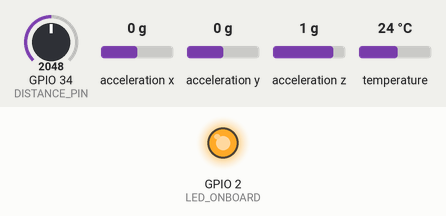
Simulated run of this program. Board: ESP32. Parts: output pins drawn as LEDs (lit = HIGH). Wiring (from diagram.json): MPU-6050 motion sensor at I2C address 0x68. Inputs (shaded band) come from the test bench; at power-on: temperature 24 °C, GPIO 34 (DISTANCE_PIN) = 2048, acceleration x 0 g, acceleration y 0 g, acceleration z 1 g. WiFi joins after 1.5 s; servers stay silent unless stated; EEPROM starts erased; no radio packets arrive unless stated; no MQTT or app messages arrive unless stated; not simulated (calls return 0 or success): secrets.h.example; pins used as bus, display or sensor lines are not drawn; what the program prints to the serial monitor is not drawn.

Above: at 1.1 s.
At 3.7 s:
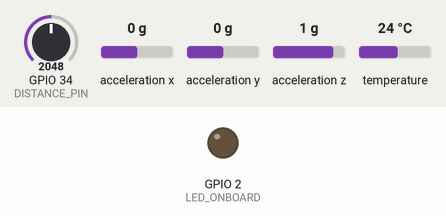
3.8 s: temperature set to 40 °C
Timing chart, 0 to 17.6 s (numbered marks = the images above; inputs shaded):
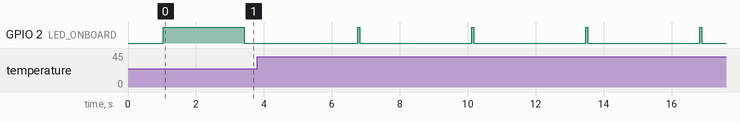

The program:

main.cpp
```cpp
#include <Adafruit_MPU6050.h>
#include <Adafruit_Sensor.h>
#include <DallasTemperature.h>
#include <LoRa.h>
#include <OneWire.h>
#include <Preferences.h>
#include <PubSubClient.h>
#include <WiFi.h>
#include <Wire.h>

// --- PIN DEFINITIONS (COLLAR NODE) ---
#define ONE_WIRE_BUS 4
#define DISTANCE_PIN 34
#define LED_ONBOARD 2

// LoRa SX1278 (Ra-01 433MHz) Pins
#define LORA_CS 5
#define LORA_RST 14
#define LORA_DIO0 26

OneWire oneWire(ONE_WIRE_BUS);
DallasTemperature sensors(&oneWire);
Adafruit_MPU6050 mpu;
Preferences flashStorage;

// --- Wi-Fi & MQTT Configuration ---
#if __has_include("secrets.h")
#include "secrets.h"
#else
#include "secrets.h.example"
#endif

const char *ssid = WIFI_SSID;
const char *password = WIFI_PASSWORD;
const char *mqtt_server = "broker.hivemq.com";
const char *mqtt_topic = "capstone/livestock/telemetry";

WiFiClient espClient;
PubSubClient client(espClient);
String clientId;

// --- SENSOR & HARDWARE STATUS GLOBALS ---
bool mpuReady = false;
bool isMpuDirect = false;
uint8_t mpuDirectAddr = 0x68;
bool loraReady = false;
float smoothedTemp = 38.5; // Baseline bovine temp (°C)
const float EMA_ALPHA = 0.6;
bool isFirstReading = true;
unsigned long lastMqttRetry = 0;

// Scan I2C bus to detect connected devices (MPU6050/6500)
void scanI2CDevices() {
  Serial.println("[I2C SCAN] Scanning I2C bus (SDA=21, SCL=22)...");
  byte count = 0;
  for (byte i = 8; i < 120; i++) {
    Wire.beginTransmission(i);
    if (Wire.endTransmission() == 0) {
      Serial.print(" -> Found device at 0x");
      if (i < 16)
        Serial.print("0");
      Serial.println(i, HEX);
      count++;
    }
  }
  if (count == 0) {
    Serial.println(
        " -> No I2C devices responded. Check MPU VCC/GND/SDA/SCL wiring.");
  }
}

// 1. Stabilized 32x Burst Oversampling Distance Filter (eliminates ADC RF jitter)
int readStableDistance() {
  long sum = 0;
  for (int i = 0; i < 32; i++) {
    sum += analogRead(DISTANCE_PIN);
    delayMicroseconds(150);
  }
  int avg = sum / 32;
  int dist = map(avg, 0, 4095, 0, 1000);
  dist = constrain(dist, 0, 1000);

  static int lastStable = 0;
  // ±10m deadband filter: ignores small noise ripples
  if (abs(dist - lastStable) > 10 || lastStable == 0) {
    lastStable = dist;
  }
  return lastStable;
}

// 2. Temperature Filter (EMA) with Disconnect Guard
float readFilteredTemperature() {
  sensors.requestTemperatures();
  float rawTemp = sensors.getTempCByIndex(0);

  // Reject hardware disconnect (-127C) or power-on default (+85C)
  if (rawTemp <= -50.0 || rawTemp == 85.0 || rawTemp == DEVICE_DISCONNECTED_C) {
    return smoothedTemp;
  }

  if (isFirstReading) {
    smoothedTemp = rawTemp;
    isFirstReading = false;
  } else {
    smoothedTemp = (EMA_ALPHA * rawTemp) + ((1.0 - EMA_ALPHA) * smoothedTemp);
  }
  return smoothedTemp;
}

// 2. 3-Axis Gravity-Compensated Dynamic Acceleration
float calculateDynamicAcceleration(float ax, float ay, float az) {
  float totalMagnitude = sqrt((ax * ax) + (ay * ay) + (az * az));
  return fabs(totalMagnitude - 9.81);
}

// 3. Flash Memory Fallback Archiver
void saveToFlashFallback(String payload) {
  flashStorage.begin("telemetry_bak", false);
  int count = flashStorage.getInt("count", 0);
  if (count < 20) {
    String key = "pkt_" + String(count);
    flashStorage.putString(key.c_str(), payload);
    flashStorage.putInt("count", count + 1);
    Serial.println("[FLASH FALLBACK] Offline: Saved packet #" +
                   String(count + 1) + " to NVS: " + payload);
  } else {
    Serial.println("[FLASH FALLBACK] NVS buffer full!");
  }
  flashStorage.end();
}

// 4. Auto-Stream Backlogged Packets on Reconnect
void flushFlashBacklog() {
  flashStorage.begin("telemetry_bak", false);
  int count = flashStorage.getInt("count", 0);
  if (count > 0) {
    Serial.println("[FLASH FALLBACK] Reconnected! Flushing " + String(count) +
                   " backlogged packets...");
    for (int i = 0; i < count; i++) {
      String key = "pkt_" + String(i);
      String savedPayload = flashStorage.getString(key.c_str(), "");
      if (savedPayload.length() > 0) {
        client.publish(mqtt_topic, savedPayload.c_str());
        Serial.println("[BACKLOG SENT] " + savedPayload);
        delay(100);
      }
    }
    flashStorage.clear();
  }
  flashStorage.end();
}

// 5. Non-Blocking Wi-Fi Setup with Timeout
void setup_wifi() {
  Serial.println("\n[WIFI] Connecting to SSID: " + String(ssid));
  WiFi.mode(WIFI_STA);
  WiFi.begin(ssid, password);

  unsigned long startAttempt = millis();
  while (WiFi.status() != WL_CONNECTED && millis() - startAttempt < 4000) {
    delay(500);
    Serial.print(".");
  }

  if (WiFi.status() == WL_CONNECTED) {
    Serial.println("\n[WIFI] Connected! IP Address: " +
                   WiFi.localIP().toString());
  } else {
    Serial.println(
        "\n[WIFI WARN] Connection timed out. Will retry in background loop.");
  }
}

// 6. Non-Blocking MQTT Reconnect
void reconnect_mqtt() {
  if (WiFi.status() != WL_CONNECTED) {
    if (millis() - lastMqttRetry > 5000) {
      lastMqttRetry = millis();
      WiFi.reconnect();
    }
    return;
  }

  if (!client.connected() && (millis() - lastMqttRetry > 3000)) {
    lastMqttRetry = millis();
    Serial.print("[MQTT] Connecting to broker.hivemq.com (Client ID: " +
                 clientId + ")...");
    if (client.connect(clientId.c_str())) {
      Serial.println(" CONNECTED!");
      flushFlashBacklog();
    } else {
      Serial.println(" Failed (rc=" + String(client.state()) +
                     "). Fallback to NVS.");
    }
  }
}

void setup() {
  Serial.begin(115200);
  delay(1000);
  Serial.println("\n=========================================");
  Serial.println("   LIVESTOCK WEARABLE NODE INITIALIZING   ");
  Serial.println("=========================================");

  // Unique MQTT client ID to prevent broker collisions
  clientId = "Node_TX_" + String((uint32_t)ESP.getEfuseMac(), HEX);

  // Initialize I2C Bus on GPIO 21 (SDA) and GPIO 22 (SCL) with timeout
  Wire.begin(21, 22);
  Wire.setTimeOut(50);
  Serial.println("[INIT] I2C bus initialized on SDA=21, SCL=22");

  // Initialize Temperature Sensor (DS18B20 on GPIO 4)
  sensors.begin();
  Serial.println("[INIT] DS18B20 Temperature bus started on GPIO 4");

  // Initialize IMU via robust Direct Register Driver (supports MPU6050, MPU6500, MPU9250)
  Wire.setClock(50000);
  uint8_t testAddrs[] = {0x68, 0x69};
  for (int a = 0; a < 2; a++) {
    uint8_t addr = testAddrs[a];
    Wire.beginTransmission(addr);
    byte err = Wire.endTransmission(true);
    if (err == 0) {
      // Device acknowledged address, now read WHO_AM_I register (0x75)
      Wire.beginTransmission(addr);
      Wire.write(0x75);
      if (Wire.endTransmission(true) == 0 && Wire.requestFrom((uint8_t)addr, (uint8_t)1) == 1) {
        uint8_t who = Wire.read();
        Serial.printf("[INIT OK] Detected MPU chip at 0x%02X (WHO_AM_I=0x%02X)\n", addr, who);
        // Wake up chip (clear SLEEP bit in PWR_MGMT_1 reg 0x6B)
        Wire.beginTransmission(addr);
        Wire.write(0x6B);
        Wire.write(0x00);
        Wire.endTransmission(true);
        // Set range +/- 8g in ACCEL_CONFIG reg 0x1C
        Wire.beginTransmission(addr);
        Wire.write(0x1C);
        Wire.write(0x10);
        Wire.endTransmission(true);
        mpuReady = true;
        isMpuDirect = true;
        mpuDirectAddr = addr;
        Serial.println("[INIT OK] Universal MPU-9250/6500/6050 driver activated!");
        break;
      }
    }
  }
  if (!mpuReady) {
    Serial.println(
        "[INIT WARN] MPU not detected. Continuing with 0.0 m/s^2 baseline.");
  }

  // Potentiometer on GPIO 34
  pinMode(DISTANCE_PIN, INPUT);
  Serial.println("[INIT] Geofence Potentiometer on GPIO 34 (ADC1)");

  // Onboard Activity LED
  pinMode(LED_ONBOARD, OUTPUT);
  digitalWrite(LED_ONBOARD, HIGH);

  // Initialize 433 MHz LoRa Radio (Ra-01 / SX1278)
  pinMode(LORA_CS, OUTPUT);
  digitalWrite(LORA_CS, HIGH);
  SPI.begin(18, 19, 23);

  // Hardware Pulse on LoRa RST pin (GPIO 14) to wake up SX1278
  pinMode(LORA_RST, OUTPUT);
  digitalWrite(LORA_RST, LOW);
  delay(10);
  digitalWrite(LORA_RST, HIGH);
  delay(10);

  // Diagnostic SPI Read on RegVersion (0x42)
  SPI.beginTransaction(SPISettings(1000000, MSBFIRST, SPI_MODE0));
  digitalWrite(LORA_CS, LOW);
  SPI.transfer(0x42 & 0x7F);
  uint8_t loraVersion = SPI.transfer(0x00);
  digitalWrite(LORA_CS, HIGH);
  SPI.endTransaction();
  Serial.print("[LORA DIAG] Raw SX1278 RegVersion read: 0x");
  if (loraVersion < 16) Serial.print("0");
  Serial.print(loraVersion, HEX);
  if (loraVersion == 0x12) {
    Serial.println(" (SX1278 DETECTED!)");
  } else if (loraVersion == 0x00) {
    Serial.println(" (ERROR: MISO/SCK grounded or CS pin not toggling)");
  } else if (loraVersion == 0xFF) {
    Serial.println(" (ERROR: MISO floating, module unpowered, or wrong pins)");
  } else {
    Serial.println(" (UNEXPECTED CHIP VERSION)");
  }

  LoRa.setPins(LORA_CS, LORA_RST, LORA_DIO0);
  LoRa.setSPI(SPI);
  if (!LoRa.begin(433E6)) {
    Serial.println("[INIT WARN] Ra-01 LoRa not detected on 433MHz (Check CS=5, "
                   "RST=14, DIO0=26, 3.3V).");
    loraReady = false;
  } else {
    Serial.println("[INIT OK] Ra-01 LoRa 433 MHz initialized successfully!");
    LoRa.setTxPower(17);
    loraReady = true;
  }

  // Wi-Fi & MQTT
  setup_wifi();
  client.setServer(mqtt_server, 1883);
  client.setKeepAlive(60);

  Serial.println("[READY] Wearable Collar Node initialized.\n");
}

void loop() {
  if (!client.connected()) {
    reconnect_mqtt();
  }
  client.loop();

  // 1. Read Sensors
  float temp = readFilteredTemperature();
  int distance = readStableDistance();

  float dynamicAccel = 0.0;
  if (mpuReady) {
    if (isMpuDirect) {
      Wire.beginTransmission(mpuDirectAddr);
      Wire.write(0x3B);
      if (Wire.endTransmission(true) == 0 && Wire.requestFrom((uint8_t)mpuDirectAddr, (uint8_t)6) == 6) {
        int16_t rx = (Wire.read() << 8) | Wire.read();
        int16_t ry = (Wire.read() << 8) | Wire.read();
        int16_t rz = (Wire.read() << 8) | Wire.read();
        float ax = (rx / 4096.0f) * 9.806f;
        float ay = (ry / 4096.0f) * 9.806f;
        float az = (rz / 4096.0f) * 9.806f;
        dynamicAccel = calculateDynamicAcceleration(ax, ay, az);
      }
    } else {
      sensors_event_t a, g, temp_event;
      mpu.getEvent(&a, &g, &temp_event);
      dynamicAccel = calculateDynamicAcceleration(
          a.acceleration.x, a.acceleration.y, a.acceleration.z);
    }
  }

  // 2. Evaluate Anomaly Logic
  // Flag 1 = Health (fever >39.5C or drop <37.8C), Flag 2 = Stray (>500m), Flag
  // 3 = Predator (>14.0 m/s^2)
  int anomalyFlag = 0;
  if (dynamicAccel > 14.0) {
    anomalyFlag = 3;
  } else if (distance > 500) {
    anomalyFlag = 2;
  } else if (temp > 39.5 || (temp < 37.8 && temp > 35.0)) {
    anomalyFlag = 1;
  }

  // 3. Construct 5-Field CSV Payload:
  // NODE_ID,TEMP,DYNAMIC_ACCEL,DISTANCE,ANOMALY_FLAG
  String payload = "NODE_001," + String(temp, 2) + "," +
                   String(dynamicAccel, 2) + "," + String(distance) + "," +
                   String(anomalyFlag);

  // 4A. Broadcast over 433 MHz LoRa (if module is attached)
  if (loraReady) {
    digitalWrite(LED_ONBOARD, HIGH);
    LoRa.beginPacket();
    LoRa.print(payload);
    LoRa.endPacket();
    digitalWrite(LED_ONBOARD, LOW);
    Serial.println("[LORA TX 433MHz] " + payload);
  }

  // 4B. Stream to HiveMQ Cloud MQTT Broker
  if (client.connected()) {
    client.publish(mqtt_topic, payload.c_str());
    Serial.println("[HIVEMQ TX] " + payload +
                   (anomalyFlag > 0 ? " [ALERT TRIGGERED!]" : " [NORMAL]"));
  } else {
    Serial.println("[OFFLINE] " + payload);
    if (anomalyFlag > 0) {
      saveToFlashFallback(payload);
    }
  }

  // 5. Non-Blocking 2.5-Second Sampling Delay
  unsigned long start = millis();
  while (millis() - start < 2500) {
    client.loop();
    delay(20);
  }
}
```

Measured:
- by itself, GPIO 2 (LED_ONBOARD): alternates HIGH for 0.06 s and LOW for 3.3 s
